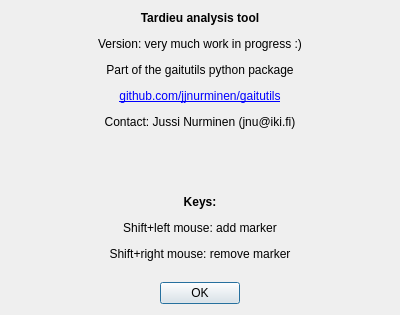
<?xml version="1.0" encoding="UTF-8"?>
<ui version="4.0">
 <class>Dialog</class>
 <widget class="QDialog" name="Dialog">
  <property name="geometry">
   <rect>
    <x>0</x>
    <y>0</y>
    <width>400</width>
    <height>315</height>
   </rect>
  </property>
  <property name="windowTitle">
   <string>Tardieu tool</string>
  </property>
  <layout class="QVBoxLayout" name="verticalLayout">
   <item>
    <widget class="QLabel" name="label">
     <property name="text">
      <string>&lt;html&gt;&lt;head/&gt;&lt;body&gt;&lt;p&gt;&lt;span style=&quot; font-weight:600;&quot;&gt;Tardieu analysis tool&lt;/span&gt;&lt;/p&gt;&lt;p&gt;Version: very much work in progress :)&lt;/p&gt;&lt;p&gt;Part of the gaitutils python package&lt;/p&gt;&lt;p&gt;&lt;a href=&quot;github.com/jjnurminen/gaitutils&quot;&gt;&lt;span style=&quot; text-decoration: underline; color:#0000ff;&quot;&gt;github.com/jjnurminen/gaitutils&lt;/span&gt;&lt;/a&gt;&lt;/p&gt;&lt;p&gt;Contact: Jussi Nurminen (jnu@iki.fi)&lt;br/&gt;&lt;/p&gt;&lt;p&gt;&lt;br/&gt;&lt;/p&gt;&lt;p&gt;&lt;span style=&quot; font-weight:600;&quot;&gt;Keys:&lt;/span&gt;&lt;/p&gt;&lt;p&gt;Shift+left mouse: add marker&lt;/p&gt;&lt;p&gt;Shift+right mouse: remove marker&lt;/p&gt;&lt;/body&gt;&lt;/html&gt;</string>
     </property>
     <property name="alignment">
      <set>Qt::AlignCenter</set>
     </property>
    </widget>
   </item>
   <item>
    <spacer name="verticalSpacer">
     <property name="orientation">
      <enum>Qt::Vertical</enum>
     </property>
     <property name="sizeHint" stdset="0">
      <size>
       <width>20</width>
       <height>40</height>
      </size>
     </property>
    </spacer>
   </item>
   <item>
    <widget class="QDialogButtonBox" name="buttonBox">
     <property name="orientation">
      <enum>Qt::Horizontal</enum>
     </property>
     <property name="standardButtons">
      <set>QDialogButtonBox::Ok</set>
     </property>
     <property name="centerButtons">
      <bool>true</bool>
     </property>
    </widget>
   </item>
  </layout>
 </widget>
 <resources/>
 <connections>
  <connection>
   <sender>buttonBox</sender>
   <signal>accepted()</signal>
   <receiver>Dialog</receiver>
   <slot>accept()</slot>
   <hints>
    <hint type="sourcelabel">
     <x>248</x>
     <y>254</y>
    </hint>
    <hint type="destinationlabel">
     <x>157</x>
     <y>274</y>
    </hint>
   </hints>
  </connection>
  <connection>
   <sender>buttonBox</sender>
   <signal>rejected()</signal>
   <receiver>Dialog</receiver>
   <slot>reject()</slot>
   <hints>
    <hint type="sourcelabel">
     <x>316</x>
     <y>260</y>
    </hint>
    <hint type="destinationlabel">
     <x>286</x>
     <y>274</y>
    </hint>
   </hints>
  </connection>
 </connections>
</ui>
